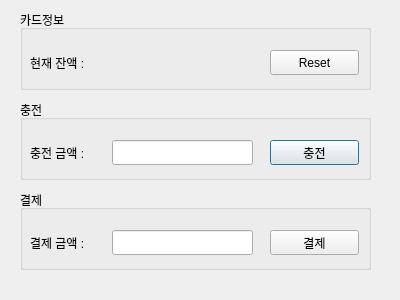
<?xml version="1.0" encoding="UTF-8"?>
<ui version="4.0">
 <class>Dialog</class>
 <widget class="QDialog" name="Dialog">
  <property name="geometry">
   <rect>
    <x>0</x>
    <y>0</y>
    <width>400</width>
    <height>300</height>
   </rect>
  </property>
  <property name="windowTitle">
   <string>Dialog</string>
  </property>
  <widget class="QGroupBox" name="groupBox">
   <property name="geometry">
    <rect>
     <x>20</x>
     <y>100</y>
     <width>351</width>
     <height>80</height>
    </rect>
   </property>
   <property name="title">
    <string>충전</string>
   </property>
   <widget class="QLineEdit" name="linecharge">
    <property name="geometry">
     <rect>
      <x>92</x>
      <y>40</y>
      <width>141</width>
      <height>25</height>
     </rect>
    </property>
    <property name="alignment">
     <set>Qt::AlignRight|Qt::AlignTrailing|Qt::AlignVCenter</set>
    </property>
   </widget>
   <widget class="QLabel" name="label">
    <property name="geometry">
     <rect>
      <x>10</x>
      <y>40</y>
      <width>71</width>
      <height>25</height>
     </rect>
    </property>
    <property name="text">
     <string>충전 금액 :</string>
    </property>
   </widget>
   <widget class="QPushButton" name="btncharge">
    <property name="geometry">
     <rect>
      <x>250</x>
      <y>40</y>
      <width>89</width>
      <height>25</height>
     </rect>
    </property>
    <property name="text">
     <string>충전</string>
    </property>
   </widget>
  </widget>
  <widget class="QGroupBox" name="groupBox_2">
   <property name="geometry">
    <rect>
     <x>20</x>
     <y>190</y>
     <width>351</width>
     <height>80</height>
    </rect>
   </property>
   <property name="title">
    <string>결제</string>
   </property>
   <widget class="QLineEdit" name="linepayment">
    <property name="geometry">
     <rect>
      <x>92</x>
      <y>40</y>
      <width>141</width>
      <height>25</height>
     </rect>
    </property>
    <property name="alignment">
     <set>Qt::AlignRight|Qt::AlignTrailing|Qt::AlignVCenter</set>
    </property>
   </widget>
   <widget class="QLabel" name="label_3">
    <property name="geometry">
     <rect>
      <x>10</x>
      <y>40</y>
      <width>81</width>
      <height>25</height>
     </rect>
    </property>
    <property name="text">
     <string>결제 금액 :</string>
    </property>
   </widget>
   <widget class="QPushButton" name="btnpayment">
    <property name="geometry">
     <rect>
      <x>250</x>
      <y>40</y>
      <width>89</width>
      <height>25</height>
     </rect>
    </property>
    <property name="text">
     <string>결제</string>
    </property>
   </widget>
  </widget>
  <widget class="QGroupBox" name="groupBox_3">
   <property name="geometry">
    <rect>
     <x>20</x>
     <y>10</y>
     <width>351</width>
     <height>80</height>
    </rect>
   </property>
   <property name="title">
    <string>카드정보</string>
   </property>
   <widget class="QLabel" name="label_4">
    <property name="geometry">
     <rect>
      <x>10</x>
      <y>40</y>
      <width>81</width>
      <height>25</height>
     </rect>
    </property>
    <property name="text">
     <string>현재 잔액 :</string>
    </property>
   </widget>
   <widget class="QPushButton" name="btnreset">
    <property name="geometry">
     <rect>
      <x>250</x>
      <y>40</y>
      <width>89</width>
      <height>25</height>
     </rect>
    </property>
    <property name="text">
     <string>Reset</string>
    </property>
   </widget>
   <widget class="QLabel" name="labeltotal">
    <property name="geometry">
     <rect>
      <x>86</x>
      <y>40</y>
      <width>141</width>
      <height>25</height>
     </rect>
    </property>
    <property name="text">
     <string/>
    </property>
    <property name="alignment">
     <set>Qt::AlignRight|Qt::AlignTrailing|Qt::AlignVCenter</set>
    </property>
   </widget>
  </widget>
 </widget>
 <resources/>
 <connections/>
</ui>
